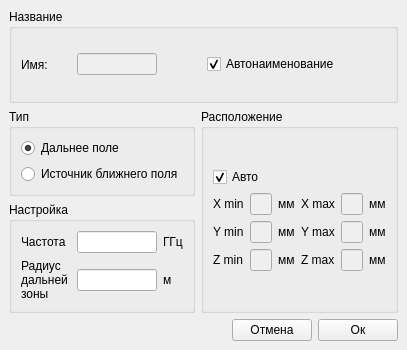
<?xml version="1.0" encoding="UTF-8"?>
<ui version="4.0">
 <class>MonitorSettings</class>
 <widget class="QMainWindow" name="MonitorSettings">
  <property name="geometry">
   <rect>
    <x>0</x>
    <y>0</y>
    <width>371</width>
    <height>350</height>
   </rect>
  </property>
  <property name="windowTitle">
   <string>Задание монитора поля</string>
  </property>
  <widget class="QWidget" name="centralwidget">
   <layout class="QVBoxLayout" name="verticalLayout_7">
    <item>
     <layout class="QVBoxLayout" name="verticalLayout_6">
      <item>
       <layout class="QVBoxLayout" name="verticalLayout_5">
        <item>
         <widget class="QGroupBox" name="groupBox">
          <property name="title">
           <string>Название</string>
          </property>
          <layout class="QHBoxLayout" name="horizontalLayout">
           <item>
            <widget class="QLabel" name="nameLabel">
             <property name="minimumSize">
              <size>
               <width>50</width>
               <height>0</height>
              </size>
             </property>
             <property name="maximumSize">
              <size>
               <width>50</width>
               <height>16777215</height>
              </size>
             </property>
             <property name="text">
              <string>Имя:</string>
             </property>
            </widget>
           </item>
           <item>
            <widget class="QLineEdit" name="nameEdit">
             <property name="enabled">
              <bool>false</bool>
             </property>
             <property name="minimumSize">
              <size>
               <width>80</width>
               <height>0</height>
              </size>
             </property>
             <property name="maximumSize">
              <size>
               <width>80</width>
               <height>16777215</height>
              </size>
             </property>
            </widget>
           </item>
           <item>
            <spacer name="horizontalSpacer_2">
             <property name="orientation">
              <enum>Qt::Horizontal</enum>
             </property>
             <property name="sizeType">
              <enum>QSizePolicy::Fixed</enum>
             </property>
             <property name="sizeHint" stdset="0">
              <size>
               <width>44</width>
               <height>20</height>
              </size>
             </property>
            </spacer>
           </item>
           <item>
            <widget class="QCheckBox" name="autoNameCheckBox">
             <property name="text">
              <string>Автонаименование</string>
             </property>
             <property name="checked">
              <bool>true</bool>
             </property>
            </widget>
           </item>
          </layout>
         </widget>
        </item>
        <item>
         <layout class="QHBoxLayout" name="horizontalLayout_2">
          <item>
           <layout class="QVBoxLayout" name="verticalLayout_4">
            <item>
             <widget class="QGroupBox" name="groupBox_2">
              <property name="title">
               <string>Тип</string>
              </property>
              <layout class="QVBoxLayout" name="verticalLayout_3">
               <item>
                <widget class="QRadioButton" name="farFieldRadio">
                 <property name="text">
                  <string>Дальнее поле</string>
                 </property>
                 <property name="checked">
                  <bool>true</bool>
                 </property>
                </widget>
               </item>
               <item>
                <widget class="QRadioButton" name="nearFieldRadio">
                 <property name="text">
                  <string>Источник ближнего поля</string>
                 </property>
                </widget>
               </item>
              </layout>
             </widget>
            </item>
            <item>
             <widget class="QGroupBox" name="groupBox_3">
              <property name="title">
               <string>Настройка</string>
              </property>
              <layout class="QGridLayout" name="gridLayout_2">
               <item row="0" column="0">
                <widget class="QLabel" name="freqLabel">
                 <property name="minimumSize">
                  <size>
                   <width>50</width>
                   <height>0</height>
                  </size>
                 </property>
                 <property name="maximumSize">
                  <size>
                   <width>50</width>
                   <height>16777215</height>
                  </size>
                 </property>
                 <property name="text">
                  <string>Частота</string>
                 </property>
                </widget>
               </item>
               <item row="0" column="1">
                <widget class="QLineEdit" name="freqEdit">
                 <property name="minimumSize">
                  <size>
                   <width>80</width>
                   <height>0</height>
                  </size>
                 </property>
                 <property name="maximumSize">
                  <size>
                   <width>80</width>
                   <height>16777215</height>
                  </size>
                 </property>
                </widget>
               </item>
               <item row="0" column="2">
                <widget class="QLabel" name="freqUnitsLabel">
                 <property name="text">
                  <string>ГГц</string>
                 </property>
                </widget>
               </item>
               <item row="1" column="0">
                <widget class="QLabel" name="farFieldRadLabel">
                 <property name="minimumSize">
                  <size>
                   <width>50</width>
                   <height>0</height>
                  </size>
                 </property>
                 <property name="maximumSize">
                  <size>
                   <width>50</width>
                   <height>16777215</height>
                  </size>
                 </property>
                 <property name="text">
                  <string>Радиус
дальней
зоны</string>
                 </property>
                </widget>
               </item>
               <item row="1" column="1">
                <widget class="QLineEdit" name="farFieldRadEdit">
                 <property name="minimumSize">
                  <size>
                   <width>80</width>
                   <height>0</height>
                  </size>
                 </property>
                 <property name="maximumSize">
                  <size>
                   <width>80</width>
                   <height>16777215</height>
                  </size>
                 </property>
                </widget>
               </item>
               <item row="1" column="2">
                <widget class="QLabel" name="farFieldRadUnitsLabel">
                 <property name="text">
                  <string>м</string>
                 </property>
                </widget>
               </item>
              </layout>
             </widget>
            </item>
           </layout>
          </item>
          <item>
           <widget class="QGroupBox" name="groupBox_4">
            <property name="title">
             <string>Расположение</string>
            </property>
            <layout class="QVBoxLayout" name="verticalLayout_2">
             <item>
              <layout class="QVBoxLayout" name="verticalLayout">
               <item>
                <widget class="QCheckBox" name="autoCheckBox">
                 <property name="text">
                  <string>Авто</string>
                 </property>
                 <property name="checked">
                  <bool>true</bool>
                 </property>
                </widget>
               </item>
               <item>
                <layout class="QGridLayout" name="gridLayout">
                 <item row="0" column="0">
                  <widget class="QLabel" name="xMinLabel">
                   <property name="text">
                    <string>X min</string>
                   </property>
                  </widget>
                 </item>
                 <item row="1" column="0">
                  <widget class="QLabel" name="yMinLabel">
                   <property name="text">
                    <string>Y min</string>
                   </property>
                  </widget>
                 </item>
                 <item row="1" column="3">
                  <widget class="QLabel" name="yMaxLabel">
                   <property name="text">
                    <string>Y max</string>
                   </property>
                  </widget>
                 </item>
                 <item row="1" column="4">
                  <widget class="QLineEdit" name="yMaxEdit">
                   <property name="enabled">
                    <bool>false</bool>
                   </property>
                  </widget>
                 </item>
                 <item row="0" column="1">
                  <widget class="QLineEdit" name="xMinEdit">
                   <property name="enabled">
                    <bool>false</bool>
                   </property>
                  </widget>
                 </item>
                 <item row="0" column="2">
                  <widget class="QLabel" name="xMinUnit">
                   <property name="text">
                    <string>мм</string>
                   </property>
                  </widget>
                 </item>
                 <item row="0" column="3">
                  <widget class="QLabel" name="xMaxLabel">
                   <property name="text">
                    <string>X max</string>
                   </property>
                  </widget>
                 </item>
                 <item row="0" column="4">
                  <widget class="QLineEdit" name="xMaxEdit">
                   <property name="enabled">
                    <bool>false</bool>
                   </property>
                  </widget>
                 </item>
                 <item row="2" column="4">
                  <widget class="QLineEdit" name="zMaxEdit">
                   <property name="enabled">
                    <bool>false</bool>
                   </property>
                  </widget>
                 </item>
                 <item row="1" column="1">
                  <widget class="QLineEdit" name="yMinEdit">
                   <property name="enabled">
                    <bool>false</bool>
                   </property>
                  </widget>
                 </item>
                 <item row="2" column="0">
                  <widget class="QLabel" name="zMinLabel">
                   <property name="text">
                    <string>Z min</string>
                   </property>
                  </widget>
                 </item>
                 <item row="2" column="1">
                  <widget class="QLineEdit" name="zMinEdit">
                   <property name="enabled">
                    <bool>false</bool>
                   </property>
                  </widget>
                 </item>
                 <item row="2" column="3">
                  <widget class="QLabel" name="zMaxLabel">
                   <property name="text">
                    <string>Z max</string>
                   </property>
                  </widget>
                 </item>
                 <item row="1" column="2">
                  <widget class="QLabel" name="yMinUnit">
                   <property name="text">
                    <string>мм</string>
                   </property>
                  </widget>
                 </item>
                 <item row="2" column="2">
                  <widget class="QLabel" name="zMinUnit">
                   <property name="text">
                    <string>мм</string>
                   </property>
                  </widget>
                 </item>
                 <item row="0" column="5">
                  <widget class="QLabel" name="xMaxUnit">
                   <property name="text">
                    <string>мм</string>
                   </property>
                  </widget>
                 </item>
                 <item row="1" column="5">
                  <widget class="QLabel" name="yMaxUnit">
                   <property name="text">
                    <string>мм</string>
                   </property>
                  </widget>
                 </item>
                 <item row="2" column="5">
                  <widget class="QLabel" name="zMaxUnit">
                   <property name="text">
                    <string>мм</string>
                   </property>
                  </widget>
                 </item>
                </layout>
               </item>
              </layout>
             </item>
            </layout>
           </widget>
          </item>
         </layout>
        </item>
       </layout>
      </item>
      <item>
       <layout class="QHBoxLayout" name="horizontalLayout_3">
        <item>
         <spacer name="horizontalSpacer">
          <property name="orientation">
           <enum>Qt::Horizontal</enum>
          </property>
          <property name="sizeHint" stdset="0">
           <size>
            <width>40</width>
            <height>20</height>
           </size>
          </property>
         </spacer>
        </item>
        <item>
         <widget class="QPushButton" name="cancelButton">
          <property name="text">
           <string>Отмена</string>
          </property>
         </widget>
        </item>
        <item>
         <widget class="QPushButton" name="okButton">
          <property name="text">
           <string>Ок</string>
          </property>
         </widget>
        </item>
       </layout>
      </item>
     </layout>
    </item>
   </layout>
  </widget>
  <widget class="QMenuBar" name="menubar">
   <property name="geometry">
    <rect>
     <x>0</x>
     <y>0</y>
     <width>371</width>
     <height>21</height>
    </rect>
   </property>
  </widget>
 </widget>
 <resources/>
 <connections/>
</ui>
